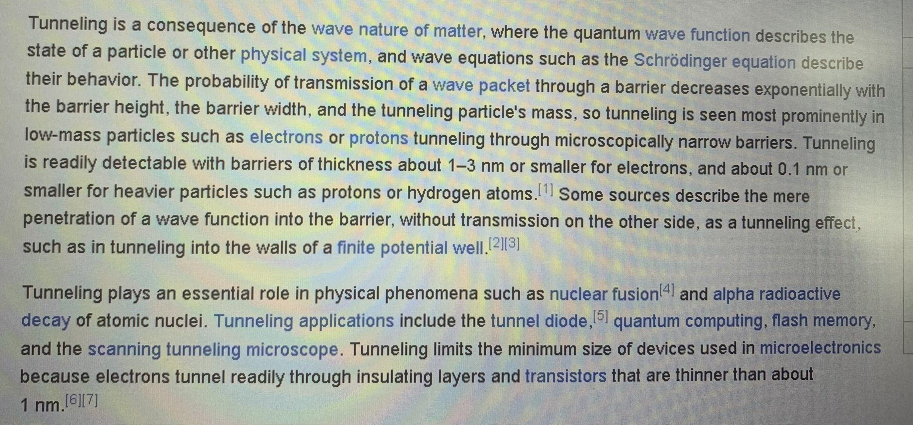
#> input picture Pics/compScreen.jpg, 1825 x 849 px (shown at 1/2 size)
$ python -i preprocess.py   (imports and definitions only)
#> lines starting #> are read from the running program, lines starting #| are printed output that depends on the picture; after the words box and inside, x2 and y2 are one past the last pixel; in counts of white or black regions, pixels touching at a corner belong together
# binarization, de-noise, border removal, skew correction
import cv2
from PIL import Image
import pytesseract
import numpy as np
from matplotlib import pyplot as plt


# [40 lines left out: functions display, noise_removal, not called in this run]


def grayscale(image):
    return cv2.cvtColor(image, cv2.COLOR_BGR2GRAY)


def getSkewAngle(cvImage) -> float:
    # Prep image, copy, convert to gray scale, blur, and threshold
    newImage = cvImage.copy()
    blur = cv2.GaussianBlur(newImage, (9, 9), 0)
    thresh = cv2.threshold(
        blur, 0, 255, cv2.THRESH_BINARY_INV + cv2.THRESH_OTSU)[1]

    # Apply dilate to merge text into meaningful lines/paragraphs.
    # Use larger kernel on X axis to merge characters into single line, cancelling out any spaces.
    # But use smaller kernel on Y axis to separate between different blocks of text
    kernel = cv2.getStructuringElement(cv2.MORPH_RECT, (30, 5))
    dilate = cv2.dilate(thresh, kernel, iterations=2)

    # Find all contours
    contours, hierarchy = cv2.findContours(
        dilate, cv2.RETR_LIST, cv2.CHAIN_APPROX_SIMPLE)
    contours = sorted(contours, key=cv2.contourArea, reverse=True)
    for c in contours:
        rect = cv2.boundingRect(c)
        x, y, w, h = rect
        cv2.rectangle(newImage, (x, y), (x+w, y+h), (0, 255, 0), 2)

    # Find largest contour and surround in min area box
    largestContour = contours[0]
    # print(len(contours))
    minAreaRect = cv2.minAreaRect(largestContour)
    cv2.imwrite("temp/boxes.jpg", newImage)
    # Determine the angle. Convert it to the value that was originally used to obtain skewed image
    angle = minAreaRect[-1]
    # print(angle)
    if angle < -45:
        angle = 90 + angle
    return -1.0 * angle


# [8 lines left out: function remove_borders, not called in this run]
# Rotate the image around its center


def rotateImage(cvImage, angle: float):
    newImage = cvImage.copy()
    (h, w) = newImage.shape[:2]
    center = (w // 2, h // 2)
    M = cv2.getRotationMatrix2D(center, angle, 1.0)
    newImage = cv2.warpAffine(
        newImage, M, (w, h), flags=cv2.INTER_CUBIC, borderMode=cv2.BORDER_REPLICATE)
    return newImage


def deskew(cvImage):
    angle = getSkewAngle(cvImage)
    if np.abs(angle) > 10.0:
        return cvImage

    return rotateImage(cvImage, -1.0 * angle)


# [13 lines left out: functions contrast, thick_font, not called in this run]

>>> import cv2
>>> picture = cv2.imread('Pics/compScreen.jpg', cv2.IMREAD_GRAYSCALE)
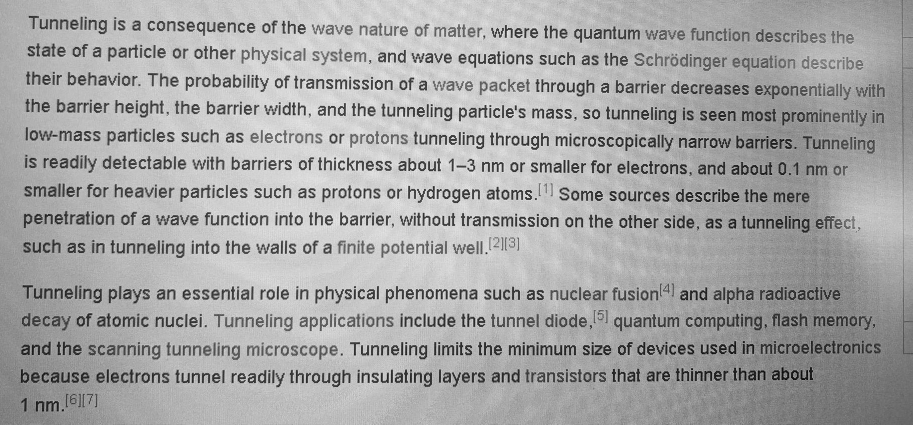
#> picture: shape (849, 1825) (shown at 1/2 size); min 0, max 255, mean 165.4
>>> result = deskew(picture)
#> in getSkewAngle, `thresh = cv2.threshold( blur, 0, 255, cv2.THRESH_BINARY_INV + cv2.THRE..`:
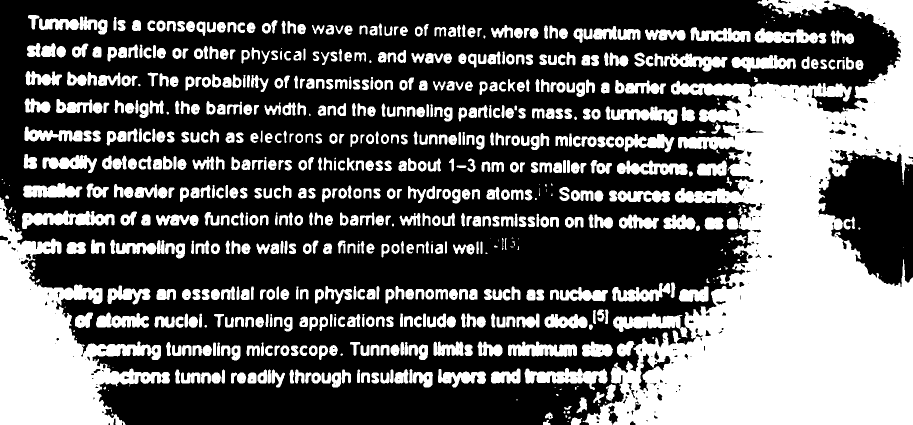
#> thresh: shape (849, 1825) (shown at 1/2 size); 36.2% white; 766 white regions (99 under 20 px), largest, box (x1, y1, x2, y2) and area: (1165, 0, 1825, 849) 266245, (0, 395, 340, 849) 64159, (44, 421, 230, 458) 3855
#> in getSkewAngle, `dilate = cv2.dilate(thresh, kernel, iterations=2)`:
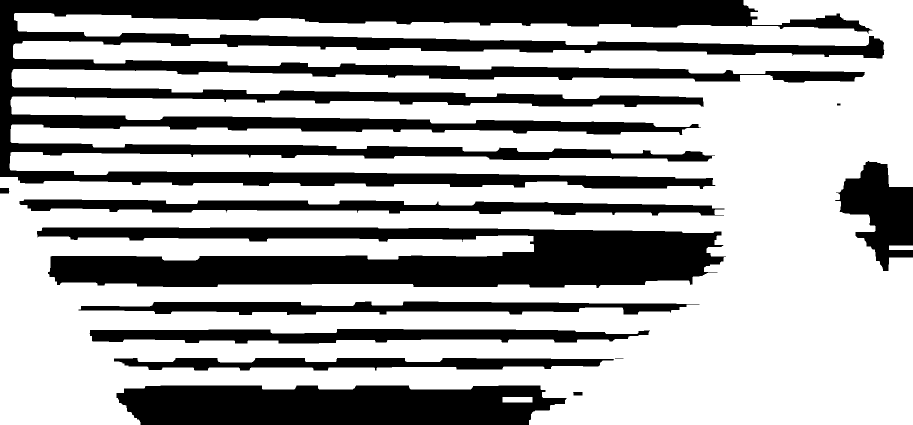
#> dilate: shape (849, 1825) (shown at 1/2 size); 66% white; 12 black regions (1 under 20 px)
#> in getSkewAngle, `contours, hierarchy = cv2.findContours( dilate, cv2.RETR_LIST, cv2.CHA..`: contours = 11 contours; largest, box (x1, y1, x2, y2) and area: (0, 0, 1825, 849) 1205656, (73, 454, 1453, 577) 116430, (38, 398, 1450, 432) 26564, (178, 657, 1301, 688) 23513, (156, 602, 1400, 631) 21404
#> the loop in getSkewAngle, `for c in contours:` made 11 passes
#> (x, y, w, h) on passes 1, 2, 3, 4, 5, 6, 9, 10, 11: (0, 0, 1825, 849), (73, 454, 1380, 123), (38, 398, 1412, 34), (178, 657, 1123, 31), (156, 602, 1244, 29), (227, 715, 1002, 27), (1145, 783, 21, 9), (1673, 206, 9, 6), (1229, 716, 19, 3)
#> (c, x, y, w, h) on passes 7 to 8: ([[1005, 794], [1005, 804], [1064, 804], [1064, 794]], 1005, 794, 60, 11), ([[1778, 491], [1778, 499], [1824, 499], [1824, 491]], 1778, 491, 47, 9)
#> after the loop in getSkewAngle, `for c in contours:`:
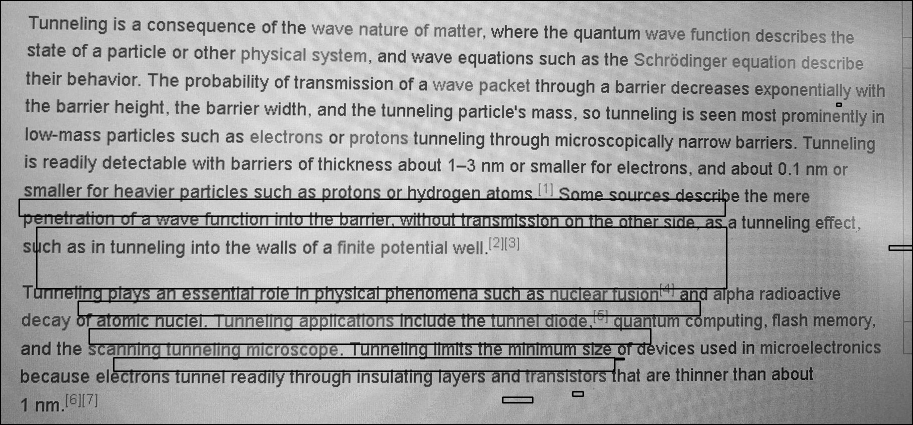
#> newImage: shape (849, 1825) (shown at 1/2 size); 3.07% of pixels changed, all inside (x1, y1, x2, y2) = (0, 0, 1825, 849)
#> in getSkewAngle, `largestContour = contours[0]`: largestContour = contour of 1685 points, box (x1, y1, x2, y2) (0, 0, 1825, 849), area 1205656
#> in getSkewAngle, `minAreaRect = cv2.minAreaRect(largestContour)`: minAreaRect = ((912, 424), (848, 1824), -90)
#> in getSkewAngle, `angle = minAreaRect[-1]`: angle = -90
#> in getSkewAngle, `angle = 90 + angle`: angle = 0
#> in rotateImage, `M = cv2.getRotationMatrix2D(center, angle, 1.0)`: M = [[1, 0, 0], [0, 1, 0]]

$ run again, on Pics/test2.jpg
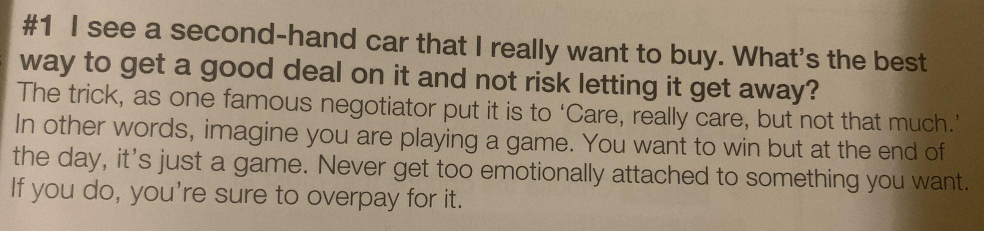
#> input picture Pics/test2.jpg, 1967 x 462 px (shown at 1/2 size)
#> in getSkewAngle, `thresh = cv2.threshold( blur, 0, 255, cv2.THRESH_BINARY_INV + cv2.THRE..`:
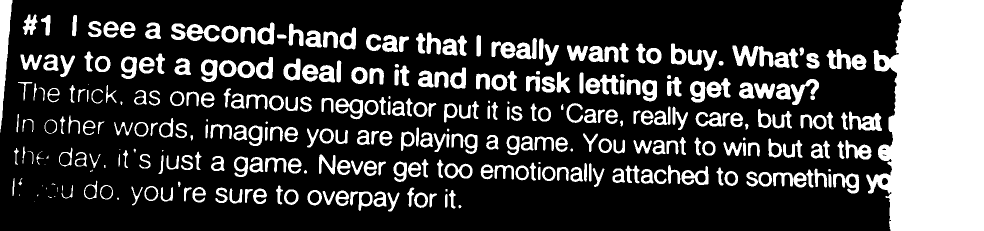
#> thresh: shape (462, 1967) (shown at 1/2 size); 23.4% white; 330 white regions (22 under 20 px), largest, box (x1, y1, x2, y2) and area: (1732, 0, 1967, 462) 86072, (0, 0, 25, 265) 3434, (1465, 91, 1547, 134) 1877
#> dilate: shape (462, 1967); 60% white; 7 black regions
#> contours = 6 contours; box (x1, y1, x2, y2) and area: (0, 0, 1967, 462) 588990, (45, 73, 1766, 226) 42886, (0, 352, 953, 427) 40947, (35, 204, 1758, 286) 30745, (41, 143, 1363, 218) 21405, (57, 376, 88, 386) 116
#> the loop in getSkewAngle, `for c in contours:` made 6 passes
#> (x, y, w, h) on passes 1 to 6: (0, 0, 1967, 462), (45, 73, 1721, 153), (0, 352, 953, 75), (35, 204, 1723, 82), (41, 143, 1322, 75), (57, 376, 31, 10)
#> after the loop in getSkewAngle, `for c in contours:`:
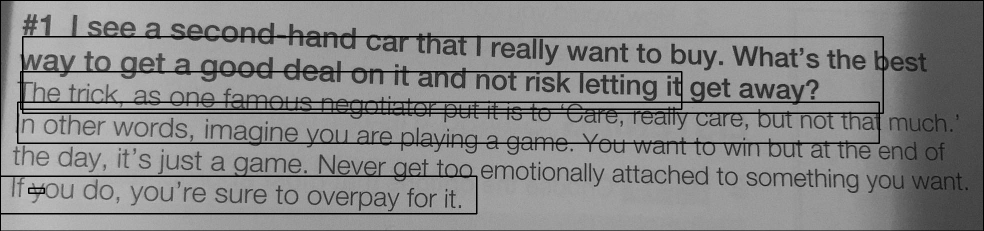
#> newImage: shape (462, 1967) (shown at 1/2 size); min 0, max 209, mean 133.5
#> largestContour = contour of 712 points, box (x1, y1, x2, y2) (0, 0, 1967, 462), area 588990
#> minAreaRect = ((983, 230.5), (461, 1966), -90)
#> in getSkewAngle, `angle = minAreaRect[-1]`: angle = -90
#> in getSkewAngle, `angle = 90 + angle`: angle = 0
#> M = [[1, 0, 0], [0, 1, 0]]
